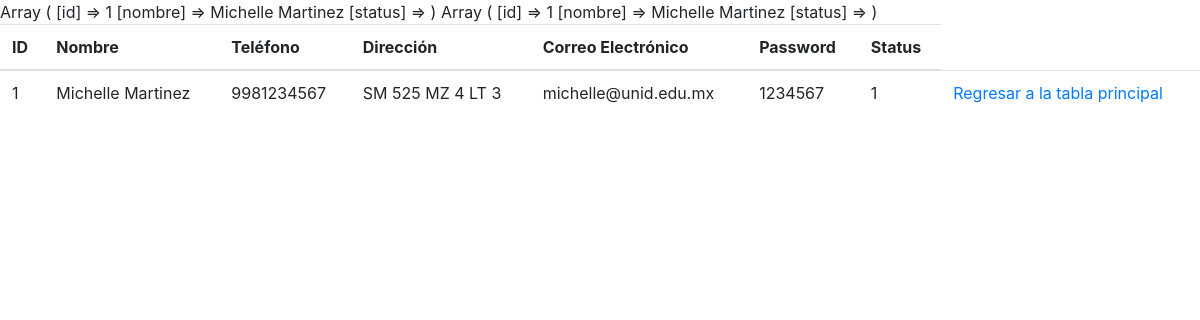
The app's page /Modulos/usuarios/detalle_usuarios.php?id=1 (signed in) with its own data.
### tables this page shows
CREATE TABLE `usuarios` (
  `id_usr` int(11) NOT NULL,
  `nombre_usr` varchar(255) NOT NULL,
  `telefono_usr` varchar(255) NOT NULL,
  `direccion_usr` varchar(255) NOT NULL,
  `correo_usr` varchar(255) NOT NULL,
  `password_usr` int(15) NOT NULL,
  `status_usr` int(1) NOT NULL DEFAULT 1
);

### Modulos/usuarios/detalle_usuarios.php (the view, shortened to what this page needs)
<?php
print_r($_SESSION);
?>
<!DOCTYPE html>
<html lang="es-MX">
<head>
<link rel="stylesheet" href="https://stackpath.bootstrapcdn.com/bootstrap/4.5.0/css/bootstrap.min.css">
</head>
<body>
  <?php require_once 'conexion.php'; ?>
  <div class="table-reponsive">
    <table class="table table-stripped">
    <thead>
      <tr>
        <th>ID</th>
        <th>Nombre</th>
        <th>Teléfono</th>
        <th>Dirección</th>
        <th>Correo Electrónico</th>
        <th>Password</th>
        <th>Status</th>
      </tr>
    </thead>
    <tbody>
      <?php
      $id = $_GET['id'];
      $consulta = "SELECT * FROM usuarios WHERE id_usr = $id";
      $resultado = mysqli_query($mysqli, $consulta);
      $fila = mysqli_fetch_array($resultado);
      ?>
      <tr>
        <td><?php echo $fila["id_usr"]; ?></td>
        <td><?php echo $fila["nombre_usr"]; ?></td>
        <td><?php echo $fila["telefono_usr"]; ?></td>
        <td><?php echo $fila["direccion_usr"]; ?></td>
        <td><?php echo $fila["correo_usr"]; ?></td>
        <td><?php echo $fila["password_usr"]; ?></td>
        <td><?php echo $fila["status_usr"]; ?></td>
        <td><a href="index.php">Regresar a la tabla principal</a></td>
      </tr>
    </tbody>
    </table>
  </div>
</body>
</html>

### records on screen
usuarios: id_usr "1", nombre_usr "Michelle Martinez", telefono_usr "9981234567", direccion_usr "SM 525 MZ 4 LT 3", correo_usr "michelle@unid.edu.mx", password_usr "1234567", status_usr "1"
